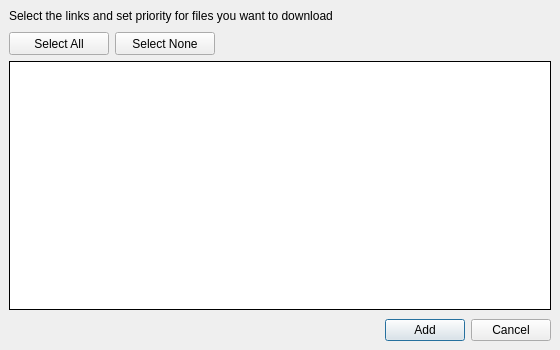
<?xml version="1.0" encoding="UTF-8"?>
<ui version="4.0">
 <class>AddLinks</class>
 <widget class="QDialog" name="AddLinks">
  <property name="geometry">
   <rect>
    <x>0</x>
    <y>0</y>
    <width>560</width>
    <height>350</height>
   </rect>
  </property>
  <property name="sizePolicy">
   <sizepolicy hsizetype="Fixed" vsizetype="Minimum">
    <horstretch>0</horstretch>
    <verstretch>0</verstretch>
   </sizepolicy>
  </property>
  <property name="windowTitle">
   <string>Add Links</string>
  </property>
  <property name="windowIcon">
   <iconset resource="../../resources/LIII/resources-LIII.qrc">
    <normaloff>:/icon.ico</normaloff>:/icon.ico</iconset>
  </property>
  <layout class="QVBoxLayout" name="verticalLayout_2">
   <property name="spacing">
    <number>0</number>
   </property>
   <property name="leftMargin">
    <number>0</number>
   </property>
   <property name="topMargin">
    <number>0</number>
   </property>
   <property name="rightMargin">
    <number>0</number>
   </property>
   <property name="bottomMargin">
    <number>0</number>
   </property>
   <item>
    <widget class="QWidget" name="body" native="true">
     <layout class="QVBoxLayout" name="verticalLayout_3" stretch="0,0,0">
      <property name="spacing">
       <number>6</number>
      </property>
      <item>
       <widget class="QLabel" name="headerLabel">
        <property name="font">
         <font>
          <pointsize>9</pointsize>
          <weight>50</weight>
          <bold>false</bold>
          <kerning>true</kerning>
         </font>
        </property>
        <property name="text">
         <string>Select the links and set priority for files you want to download</string>
        </property>
       </widget>
      </item>
      <item>
       <layout class="QVBoxLayout" name="verticalLayout" stretch="0,1">
        <property name="spacing">
         <number>6</number>
        </property>
        <property name="sizeConstraint">
         <enum>QLayout::SetDefaultConstraint</enum>
        </property>
        <property name="topMargin">
         <number>3</number>
        </property>
        <property name="bottomMargin">
         <number>3</number>
        </property>
        <item>
         <layout class="QHBoxLayout" name="horizontalLayout">
          <item>
           <widget class="QToolButton" name="selectAllButton">
            <property name="sizePolicy">
             <sizepolicy hsizetype="Preferred" vsizetype="Fixed">
              <horstretch>0</horstretch>
              <verstretch>0</verstretch>
             </sizepolicy>
            </property>
            <property name="minimumSize">
             <size>
              <width>100</width>
              <height>23</height>
             </size>
            </property>
            <property name="baseSize">
             <size>
              <width>100</width>
              <height>0</height>
             </size>
            </property>
            <property name="cursor">
             <cursorShape>PointingHandCursor</cursorShape>
            </property>
            <property name="text">
             <string>Select All</string>
            </property>
           </widget>
          </item>
          <item>
           <widget class="QToolButton" name="selectNoneButton">
            <property name="sizePolicy">
             <sizepolicy hsizetype="Preferred" vsizetype="Fixed">
              <horstretch>0</horstretch>
              <verstretch>0</verstretch>
             </sizepolicy>
            </property>
            <property name="minimumSize">
             <size>
              <width>100</width>
              <height>23</height>
             </size>
            </property>
            <property name="baseSize">
             <size>
              <width>100</width>
              <height>0</height>
             </size>
            </property>
            <property name="cursor">
             <cursorShape>PointingHandCursor</cursorShape>
            </property>
            <property name="styleSheet">
             <string notr="true"/>
            </property>
            <property name="text">
             <string>Select None</string>
            </property>
           </widget>
          </item>
          <item>
           <spacer name="horizontalSpacer_3">
            <property name="orientation">
             <enum>Qt::Horizontal</enum>
            </property>
            <property name="sizeType">
             <enum>QSizePolicy::Expanding</enum>
            </property>
            <property name="sizeHint" stdset="0">
             <size>
              <width>250</width>
              <height>20</height>
             </size>
            </property>
           </spacer>
          </item>
         </layout>
        </item>
        <item>
         <widget class="AddLinksWidget" name="listWidget">
          <property name="sizePolicy">
           <sizepolicy hsizetype="Preferred" vsizetype="Preferred">
            <horstretch>0</horstretch>
            <verstretch>0</verstretch>
           </sizepolicy>
          </property>
          <property name="minimumSize">
           <size>
            <width>0</width>
            <height>0</height>
           </size>
          </property>
          <property name="baseSize">
           <size>
            <width>0</width>
            <height>0</height>
           </size>
          </property>
          <property name="cursor" stdset="0">
           <cursorShape>ArrowCursor</cursorShape>
          </property>
          <property name="acceptDrops">
           <bool>false</bool>
          </property>
          <property name="styleSheet">
           <string notr="true"/>
          </property>
          <property name="frameShape">
           <enum>QFrame::Box</enum>
          </property>
          <property name="frameShadow">
           <enum>QFrame::Plain</enum>
          </property>
          <property name="lineWidth">
           <number>1</number>
          </property>
          <property name="midLineWidth">
           <number>0</number>
          </property>
          <property name="showDropIndicator" stdset="0">
           <bool>false</bool>
          </property>
          <property name="dragEnabled">
           <bool>false</bool>
          </property>
          <property name="dragDropOverwriteMode">
           <bool>false</bool>
          </property>
          <property name="dragDropMode">
           <enum>QAbstractItemView::NoDragDrop</enum>
          </property>
          <property name="selectionBehavior">
           <enum>QAbstractItemView::SelectRows</enum>
          </property>
         </widget>
        </item>
       </layout>
      </item>
      <item>
       <layout class="QHBoxLayout" name="horizontalLayout_2">
        <item>
         <spacer name="horizontalSpacer_2">
          <property name="orientation">
           <enum>Qt::Horizontal</enum>
          </property>
          <property name="sizeType">
           <enum>QSizePolicy::MinimumExpanding</enum>
          </property>
          <property name="sizeHint" stdset="0">
           <size>
            <width>0</width>
            <height>0</height>
           </size>
          </property>
         </spacer>
        </item>
        <item>
         <widget class="QPushButton" name="addButton">
          <property name="sizePolicy">
           <sizepolicy hsizetype="Preferred" vsizetype="Fixed">
            <horstretch>0</horstretch>
            <verstretch>0</verstretch>
           </sizepolicy>
          </property>
          <property name="minimumSize">
           <size>
            <width>75</width>
            <height>0</height>
           </size>
          </property>
          <property name="maximumSize">
           <size>
            <width>16777215</width>
            <height>16777215</height>
           </size>
          </property>
          <property name="text">
           <string>Add</string>
          </property>
          <property name="default">
           <bool>true</bool>
          </property>
         </widget>
        </item>
        <item>
         <widget class="QPushButton" name="cancelButton">
          <property name="sizePolicy">
           <sizepolicy hsizetype="Preferred" vsizetype="Fixed">
            <horstretch>0</horstretch>
            <verstretch>0</verstretch>
           </sizepolicy>
          </property>
          <property name="minimumSize">
           <size>
            <width>75</width>
            <height>0</height>
           </size>
          </property>
          <property name="maximumSize">
           <size>
            <width>16777215</width>
            <height>16777215</height>
           </size>
          </property>
          <property name="text">
           <string>Cancel</string>
          </property>
          <property name="autoDefault">
           <bool>false</bool>
          </property>
         </widget>
        </item>
       </layout>
      </item>
     </layout>
    </widget>
   </item>
  </layout>
 </widget>
 <customwidgets>
  <customwidget>
   <class>AddLinksWidget</class>
   <extends>QListWidget</extends>
   <header location="global">add_links_widget.h</header>
  </customwidget>
 </customwidgets>
 <resources>
  <include location="../../resources/LIII/resources-LIII.qrc"/>
 </resources>
 <connections>
  <connection>
   <sender>cancelButton</sender>
   <signal>clicked()</signal>
   <receiver>AddLinks</receiver>
   <slot>reject()</slot>
   <hints>
    <hint type="sourcelabel">
     <x>512</x>
     <y>322</y>
    </hint>
    <hint type="destinationlabel">
     <x>279</x>
     <y>171</y>
    </hint>
   </hints>
  </connection>
  <connection>
   <sender>addButton</sender>
   <signal>clicked()</signal>
   <receiver>AddLinks</receiver>
   <slot>accept()</slot>
   <hints>
    <hint type="sourcelabel">
     <x>431</x>
     <y>322</y>
    </hint>
    <hint type="destinationlabel">
     <x>279</x>
     <y>171</y>
    </hint>
   </hints>
  </connection>
 </connections>
</ui>
